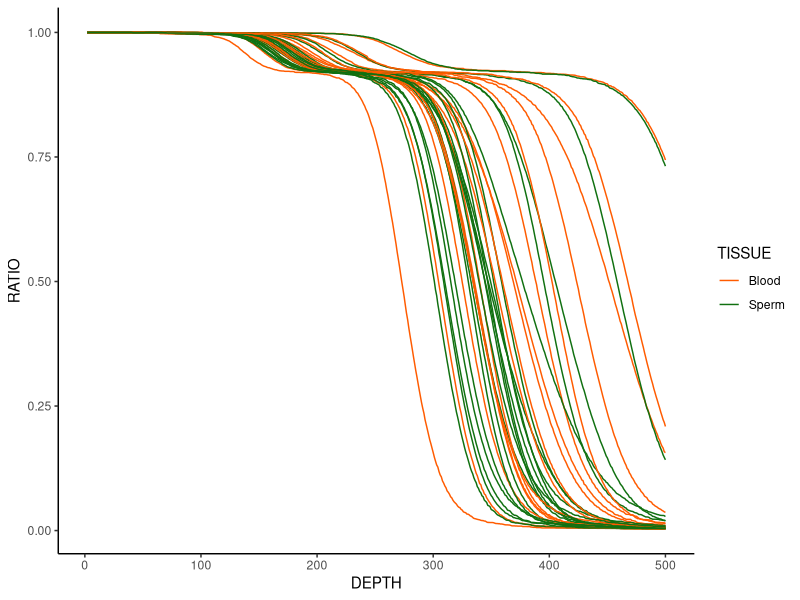

Here is the R script that generated this plot:
library(ggplot2)

raw<-read.delim(file="summary_percentage_of_coverage_with_group.txt",header=T)

ggplot(raw,aes(x=DEPTH,y=RATIO,col=TISSUE,group=ID))+
	geom_line()+
	scale_colour_manual(values = c("#ff5b00","#107010"))+
	theme_classic()
